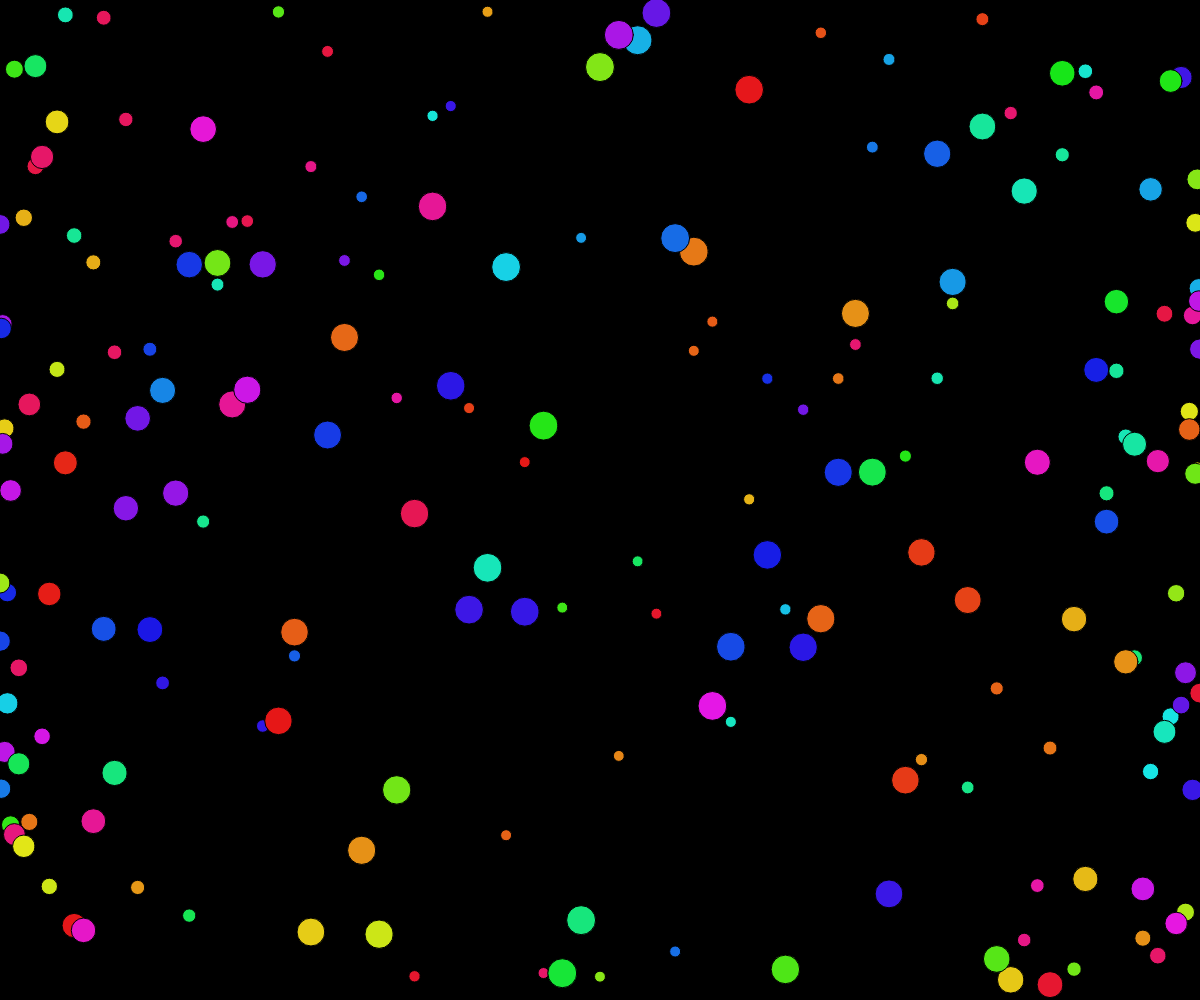
Frame 1 (no input)
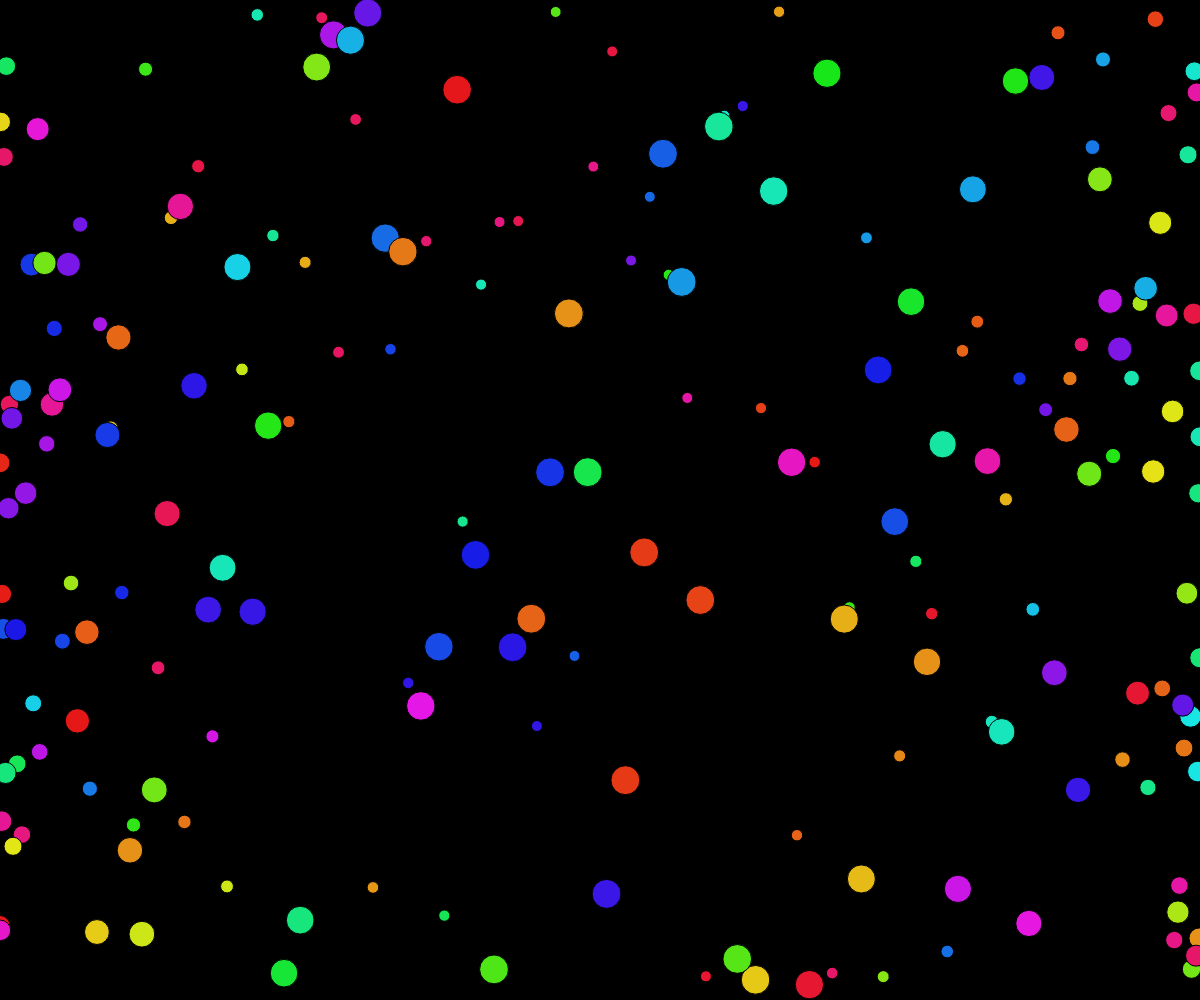
Frame 60 (no input)
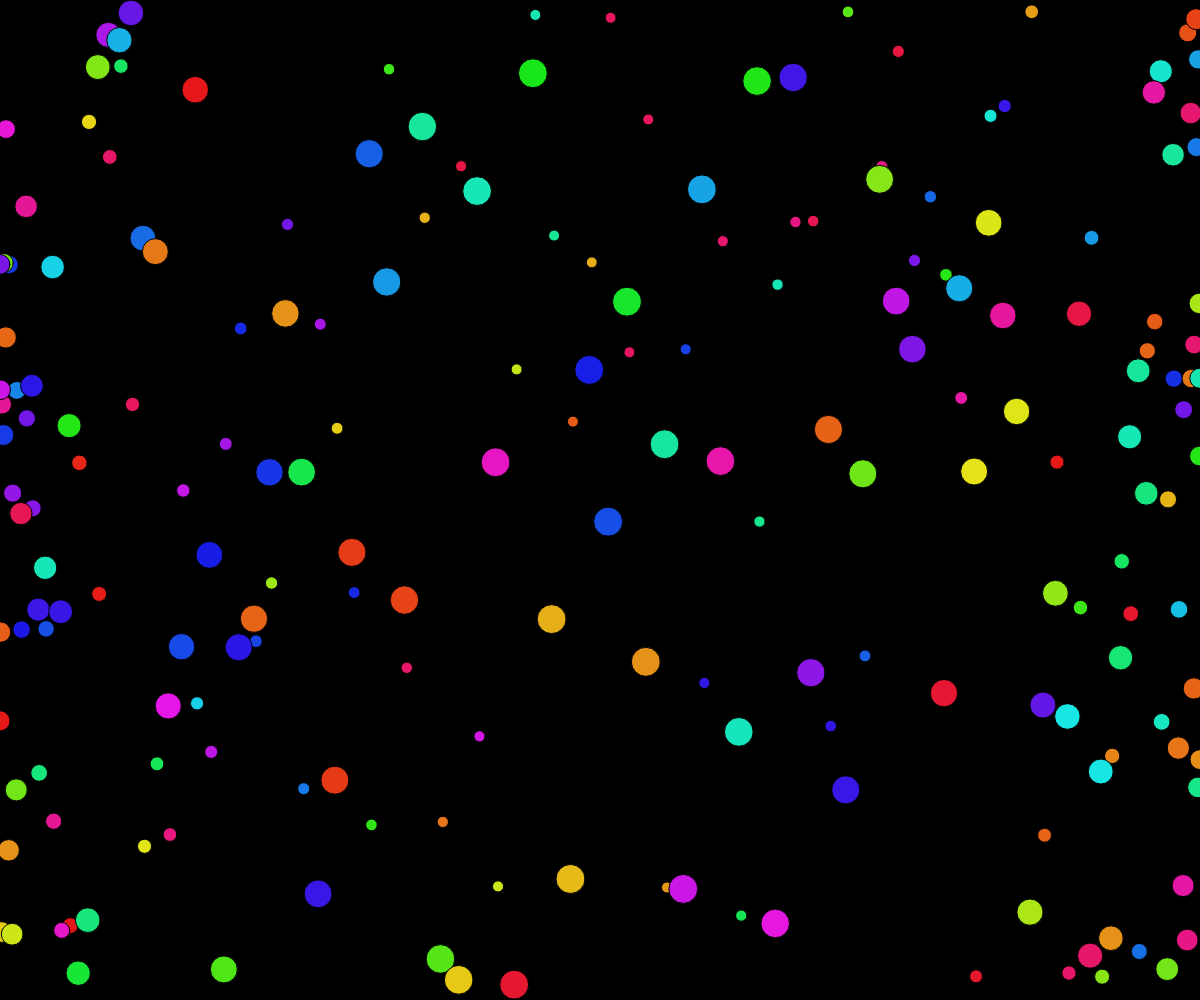
Frame 120 (the mouse pressed at the canvas centre since frame 60)

The p5.js sketch that drew these frames (run headless with seeded random() and noise() and a simulated clock; from frame 60 on, the mouse is pressed at the canvas centre):

// p5.js sketch
// ── sketch.js
let creations = [];
let time = 0;
let population = 200;

function setup() {
	createCanvas(windowWidth, windowHeight);
	background(0);
	for(let i = 0; i < population; i++) {
		creations[i] = createThis(i);
	}
}

function draw() {
	background(0);
	
	for(let i = 0; i < creations.length; i++) {
		updateThis(creations[i]);
	}
	
	let j = findStartIndex();
	
	colorMode(HSB);
	for(let i = 0; i < creations.length; i++) {
		drawThis(creations[j]);
		j = findNextIndex(j, i);
	}
	colorMode(RGB);
	
	if (time >= 240 * PI) time = 0; 
	else time++;
		
}

function createThis(index) {
	let creation = {};
	creation.color = random(360);
	
	creation.size = 20;
	creation.initialSize = creation.size;
	
	creation.x = 1;
	creation.y = random(0 + creation.size / 2, height - creation.size / 2);
	
	creation.offset = (index / population) * 2 * PI;
	//if(index == 0 || index == population - 1) creation.initialSize = 70;
	
	return creation;
}

function updateThis(creation) {
	let waveFactor = ((time / 120) + creation.offset) % (2 * PI);
	creation.x = (width / 2) + 600 * cos(waveFactor);
	creation.size =  creation.initialSize * (1 +  0.45 * sin(waveFactor));
}
 
function findStartIndex() {
	let waveFactorZero = ((time / 120) + creations[0].offset) % (2 * PI);
	if(waveFactorZero <= 3*PI/2) {
		for(let i = 0; i < creations.length; i++) {
			let waveFactor = ((time / 120) + creations[i].offset) % (2 * PI);
			if(waveFactor > 3*PI/2) return i;
		}
	}
	else if(waveFactorZero > 3*PI/2) {
		for(let i = creations.length - 1; i >= 0; i--) {
			let waveFactor = ((time / 120) + creations[i].offset) % (2 * PI);
			if(waveFactor < 3*PI/2) return i;
		}
	}
	else {
		return 0;
	}
}

function findNextIndex(currentIndex, stepInLoop) {
	if(stepInLoop % 2 == 0) {
		if(currentIndex + (stepInLoop + 1) > creations.length - 1) return currentIndex + (stepInLoop + 1) - (creations.length - 1);
		else return currentIndex + (stepInLoop + 1);
	}
	else if(stepInLoop % 2 == 1) {
		if(currentIndex - (stepInLoop + 1) < 0) return currentIndex - (stepInLoop + 1) + (creations.length - 1);
		else return currentIndex - (stepInLoop + 1);
	}
	return 0;
}

function drawThis(creation) {
	fill(creation.color, 90, 90);
	circle(creation.x, creation.y, creation.size);
}
